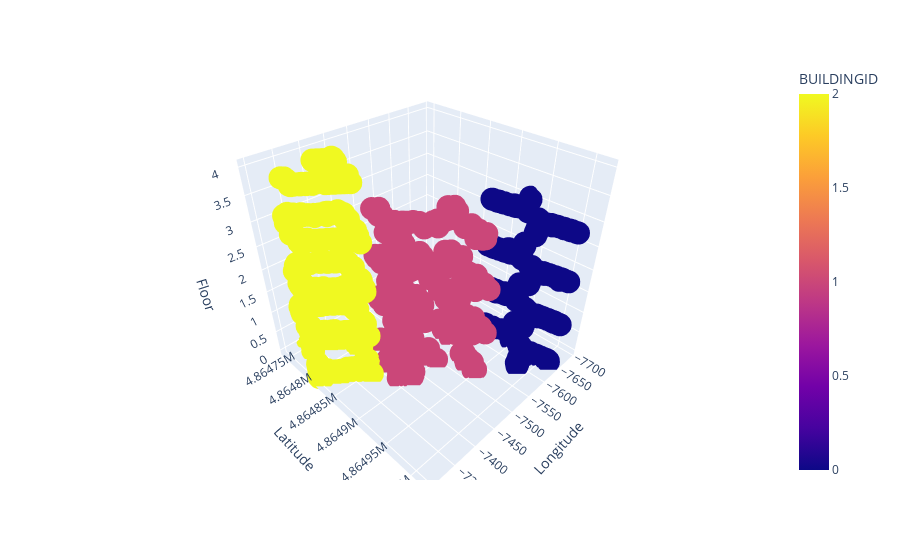

Notebook source saved alongside this figure:
### Code cell
import plotly.express as px


# Create an interactive 3D scatter plot
fig = px.scatter_3d(ujindoor_df, x='LONGITUDE', y='LATITUDE', z='FLOOR', color='BUILDINGID', hover_name='SPACEID')

# Set labels for the axes
fig.update_layout(scene=dict(xaxis_title='Longitude', yaxis_title='Latitude', zaxis_title='Floor'))

# Show the interactive plot
fig.show()

### Figure 1 — Plotly figure (JSON) as saved in the notebook; plotly's stock layout.template omitted (floating-point values rounded to 4 significant figures; data arrays with more than 128 entries replaced by an {"elided": "..."} marker saying what was removed)
{"data": [{"hovertemplate": "<b>%{hovertext}</b><br><br>LONGITUDE=%{x}<br>LATITUDE=%{y}<br>FLOOR=%{z}<br>BUILDINGID=%{marker.color}<extra></extra>", "hovertext": {"elided": "19937 int values"}, "legendgroup": "", "marker": {"color": {"elided": "19937 int values"}, "coloraxis": "coloraxis", "symbol": "circle"}, "mode": "markers", "name": "", "scene": "scene", "showlegend": false, "type": "scatter3d", "x": {"elided": "19937 float values"}, "y": {"elided": "19937 float values"}, "z": {"elided": "19937 int values"}}], "layout": {"coloraxis": {"colorbar": {"title": {"text": "BUILDINGID"}}, "colorscale": [[0, "#0d0887"], [0.1111, "#46039f"], [0.2222, "#7201a8"], [0.3333, "#9c179e"], [0.4444, "#bd3786"], [0.5556, "#d8576b"], [0.6667, "#ed7953"], [0.7778, "#fb9f3a"], [0.8889, "#fdca26"], [1, "#f0f921"]]}, "legend": {"tracegroupgap": 0}, "margin": {"t": 60}, "scene": {"domain": {"x": [0, 1], "y": [0, 1]}, "xaxis": {"title": {"text": "Longitude"}}, "yaxis": {"title": {"text": "Latitude"}}, "zaxis": {"title": {"text": "Floor"}}}}}
